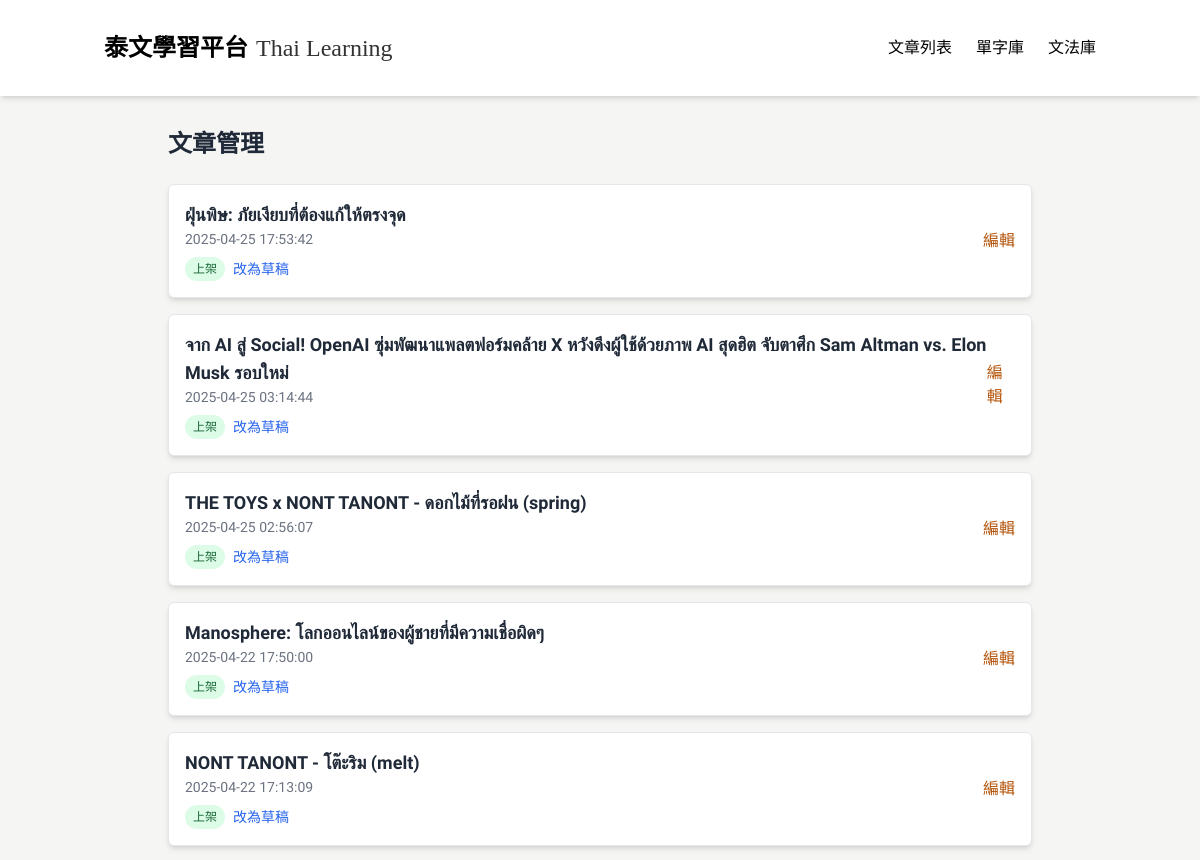
/admin (upper part), run on an earlier commit of the app's database.
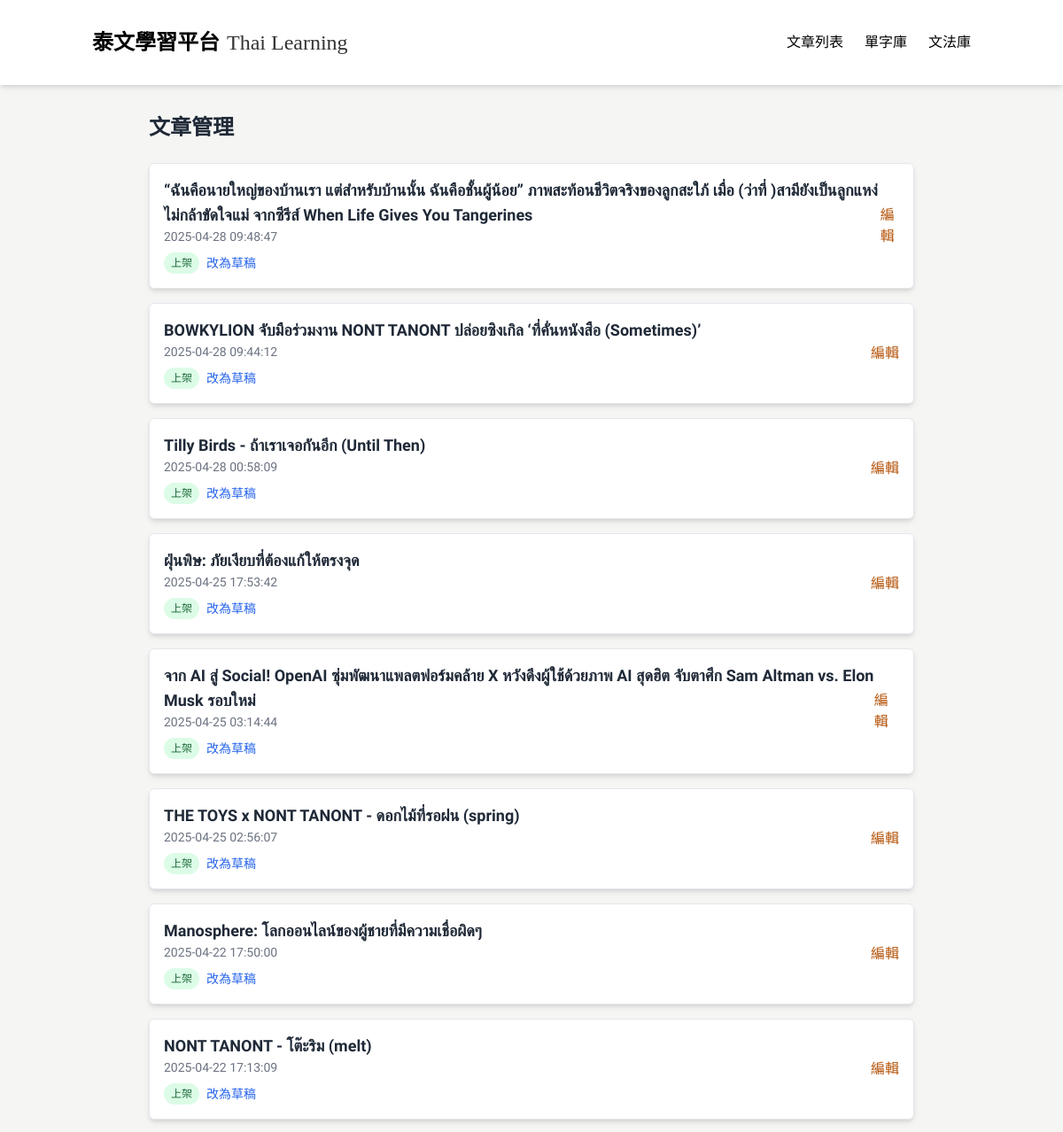
And on a later commit of the database.
### tables this page shows
CREATE TABLE Article (
            id INTEGER PRIMARY KEY AUTOINCREMENT,
            title TEXT,
            chineseTitle TEXT,
            content TEXT,
            chineseContent TEXT,
            category TEXT,
            url TEXT,
            status TEXT,
            createdAt TEXT,
            updatedAt TEXT,
            authorId INTEGER
        );

### app_sqlite.py (the view)
@app.route('/admin')
def admin():
    conn = get_db_connection()
    articles = conn.execute('SELECT id, title, createdAt, status FROM Article ORDER BY createdAt DESC').fetchall()
    conn.close()
    return render_template('admin.html', articles=articles)

### app_sqlite.py (called while the page is built)
def get_db_connection():
    base_path = os.path.dirname(os.path.abspath(__file__))
    db_path = os.path.join(base_path, 'data.db')
    conn = sqlite3.connect(db_path)  # SQLite 檔名
    conn.row_factory = sqlite3.Row     # 讓取出的資料像字典一樣操作
    return conn

### templates/admin.html (shortened to what this page needs)
<!DOCTYPE html>
<html lang="zh-TW">
<head>
  <script src="https://cdn.tailwindcss.com"></script>
</head>
<body>
  <nav class="bg-white shadow-md sticky top-0 z-50">
    <div class="container mx-auto px-4 py-4">
      <div class="flex justify-between items-center py-4">
        <div class="flex items-center space-x-2">
          <a href="/" class="flex items-end space-x-2">
            <span class="nav-title text-2xl font-bold text-black">泰文學習平台</span>
            <span class="nav-subtitle text-2xl text-black/80 self-end">Thai Learning</span>
          </a>
        </div>
        <div class="hidden md:flex space-x-6">
          <a href="/" class="tab-btn active-tab text-black hover:text-gray-700" data-tab="articles">文章列表</a>
          <a href="/vocabulary" class="text-black hover:text-gray-700">單字庫</a>
          <a href="/grammar" class="text-black hover:text-gray-700">文法庫</a>
        </div>
      </div>
    </div>
  </nav>
<div class="max-w-4xl mx-auto px-4 py-8">
  <h1 class="text-2xl font-bold text-[#1F2937] mb-6">文章管理</h1>
  <div class="space-y-4">
    {% for article in articles %}
      <div class="p-4 border rounded-md bg-white shadow-md">
        <div class="flex justify-between items-center">
          <div>
            <h2 class="text-lg font-semibold text-[#1F2937]">{{ article.title }}</h2>
            <p class="text-sm text-gray-500">{{ article.createdAt }}</p>
            <div class="flex items-center gap-2 mt-2">
              <span class="text-xs px-2 py-1 rounded-full {{ 'bg-green-100 text-green-800' if article.status == 'published' else 'bg-gray-200 text-gray-700' }}">
                {{ '上架' if article.status == 'published' else '草稿' }}
              </span>
              <form method="POST" action="/admin/toggle-status/{{ article.id }}">
                <button type="submit" class="text-sm text-blue-600 hover:underline">
                  {{ '改為草稿' if article.status == 'published' else '改為上架' }}
                </button>
              </form>
            </div>
          </div>
          <a href="/admin/edit-article/{{ article.id }}" class="text-[#B45309] hover:underline">編輯</a>
        </div>
      </div>
    {% endfor %}
  </div>
</div>

### templates/admin.html (style rules this page uses)
:root { --main-color: #FCD34D; --main-color-hover: #FBBF24; --main-color-light: #FFFDEA; --main-color-light-hover: #FEF3C7; --main-color-bg: #ffffff; --main-color-dark: #1F2937; --main-color-darker: #111827; }
body { font-family: 'Noto Sans TC', 'Sarabun', sans-serif; background-color: #F5F5F4; }
.nav-title { font-family: 'Jin Xuan', '金萱體', 'Noto Sans TC', sans-serif; font-weight: bold; }
.nav-subtitle { font-family: 'Times New Roman', serif; font-size: 1.5rem; line-height: 2rem; }

What changed in the data, as far as the page shows it:
added Article: title "“ฉันคือนายใหญ่ของบ้านเรา แต่สำหรับบ้านนั้น ฉันคือชั้นผู้น้อย” ภาพสะท้อนชีวิตจริงของลูกสะใภ้ เมื่อ (ว่าที่ )สามียังเป็นลูกแหง่ไม่กล้าขัดใจแม่ จากซีรีส์ When Life Gives You Tangerines", createdAt "2025-04-28 09:48:47", status "上架", status "改為草稿"
added Article: title "BOWKYLION จับมือร่วมงาน NONT TANONT ปล่อยซิงเกิล ‘ที่คั่นหนังสือ (Sometimes)’", createdAt "2025-04-28 09:44:12", status "上架", status "改為草稿"
added Article: title "Tilly Birds - ถ้าเราเจอกันอีก (Until Then)", createdAt "2025-04-28 00:58:09", status "上架", status "改為草稿"
